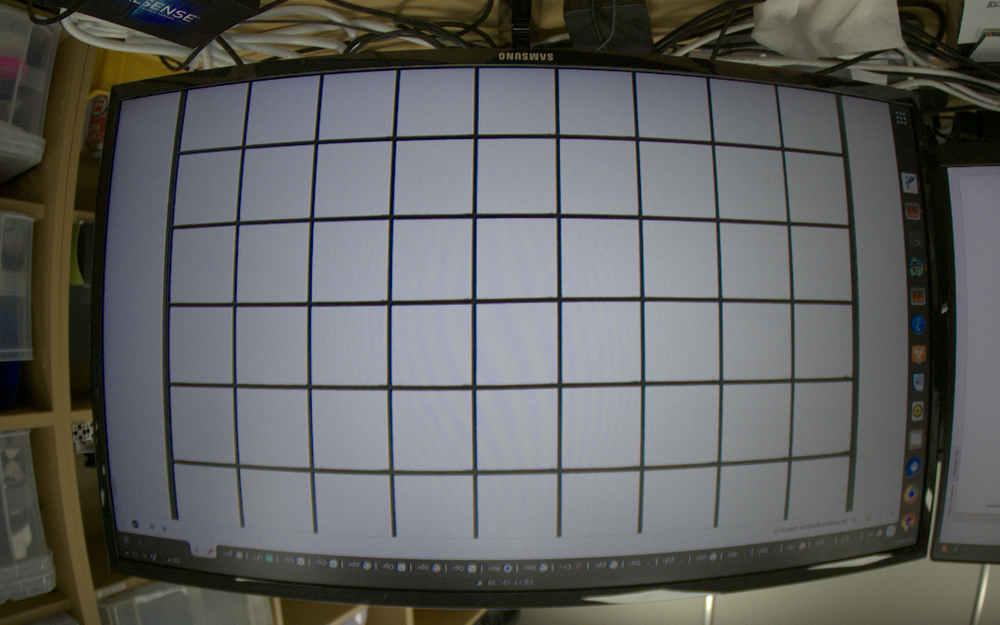
%> input picture pylon/sample_image/grid.png, 1000 x 625 px, shrunk from 1920 x 1200 before the run
$ octave hough_transform.m   (GNU Octave 9; MATLAB toolbox functions it lacks are replaced by stand-ins)
%> lines starting %> are read from the running program, lines starting %| are printed output that depends on the picture
img_RGB = imread('~/workspace/ME400/AutomatedControl/pylon/sample_image/grid.png');
%> img_RGB is the input picture: size 625x1000x3 uint8; mean R, G, B 96.6, 97.7, 96.3
img = im2gray(img_RGB);
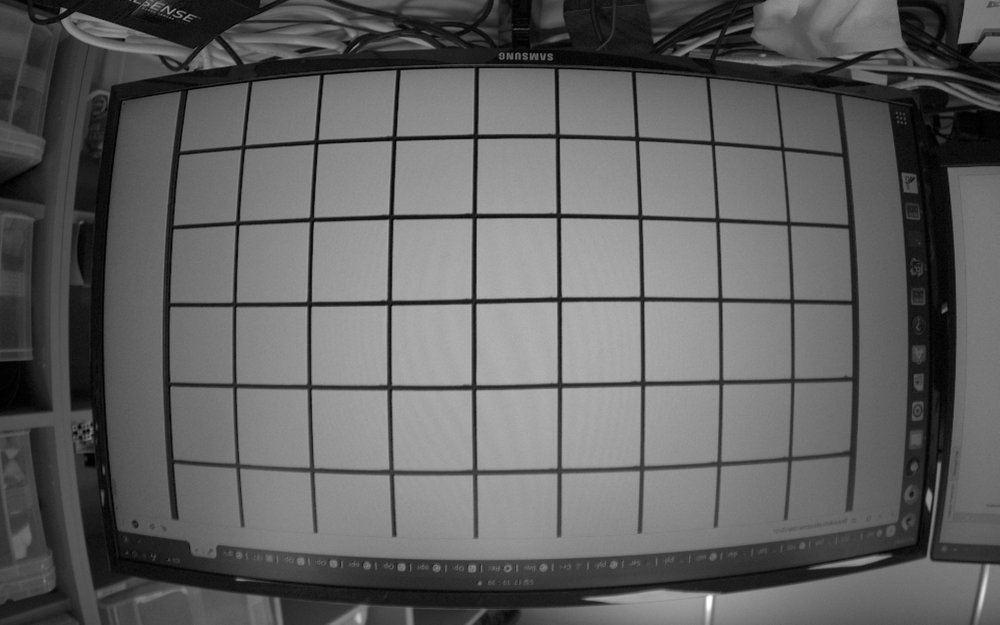
%> img: size 625x1000 uint8; min 0, max 255, mean 97.2


BW = edge(img,'canny');
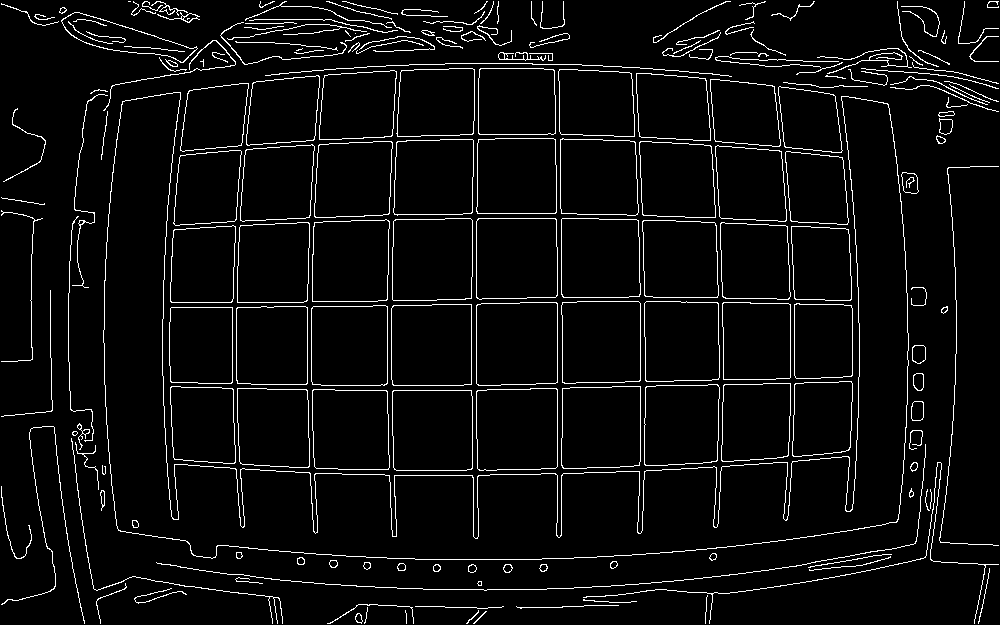
%> BW: size 625x1000 logical; 4.9% white in thin lines or dots
[H,T,R] = hough(BW);
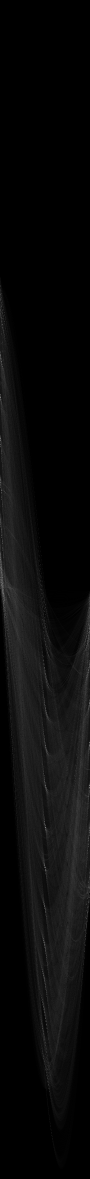
%> H: size 2357x180 double (shown at 1/2 size); min 0, max 319, mean 12.9; drawn with min black and max white
%> T = 180 values from -90 to 89; R = 2357 values from -1178 to 1178
imshow(H,[],'XData',T,'YData',R,...
            'InitialMagnification','fit');
xlabel('\theta'), ylabel('\rho');
axis on, axis normal, hold on;

P  = houghpeaks(H,5,'threshold',ceil(0.3*max(H(:))));
%> P = [1571 180; 1486 180; 1736 91; 1655 91; 1819 91]
x = T(P(:,2)); y = R(P(:,1));
%> after `x = T(P(:,2))`: x = [89 89 0 0 0]
%> after `y = R(P(:,1))`: y = [392 307 557 476 640]
plot(x,y,'s','color','white');
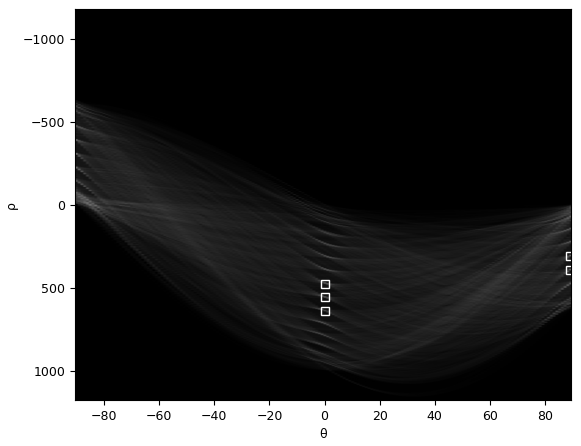
%> figure redrawn from the program's plot data

lines = houghlines(BW,T,R,P,'FillGap',5,'MinLength',7);
%> lines = 35 lines; longest, point1 to point2 (x, y): (558, 304) to (558, 383), (477, 306) to (477, 384), (558, 390) to (558, 467), (641, 304) to (641, 381), (477, 222) to (477, 298), (641, 387) to (641, 462)
figure, imshow(rotI), hold on
%> (this line was passed over: rotI is not available in this run)
max_len = 0;
for k = 1:length(lines)
   xy = [lines(k).point1; lines(k).point2];
   plot(xy(:,1),xy(:,2),'LineWidth',2,'Color','green');

   % Plot beginnings and ends of lines
   plot(xy(1,1),xy(1,2),'x','LineWidth',2,'Color','yellow');
   plot(xy(2,1),xy(2,2),'x','LineWidth',2,'Color','red');

   % Determine the endpoints of the longest line segment
   len = norm(lines(k).point1 - lines(k).point2);
   if ( len > max_len)
      max_len = len;
      xy_long = xy;
   end
end
%> this loop made 35 passes
%> (len, max_len, xy_long) on passes 1, 2, 3, 4, 23, 26: (7, 7, [836 378; 843 378]), (12, 12, [778 379; 790 379]), (24, 24, [797 379; 821 379]), (52, 52, [724 380; 776 380]), (57, 57, [319 302; 376 302]), (79, 79, [558 304; 558 383])
%> (xy, len) on passes 5 to 10: ([675 381; 712 381], 37), ([626 382; 640 382], 14), ([647 382; 663 382], 16), ([557 383; 565 383], 8), ([577 383; 605 383], 28), ([537 384; 548 384], 11)

plot(xy_long(:,1),xy_long(:,2),'LineWidth',2,'Color','cyan');
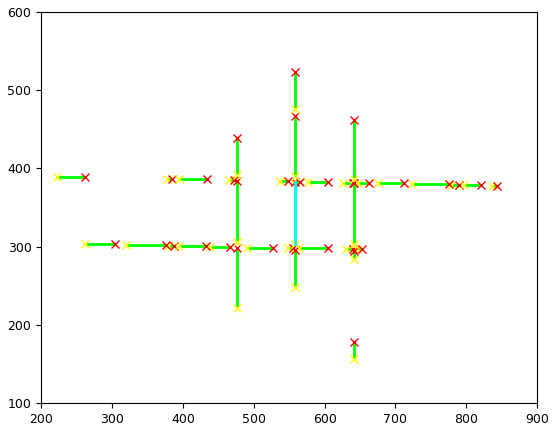
%> figure redrawn from the program's plot data
